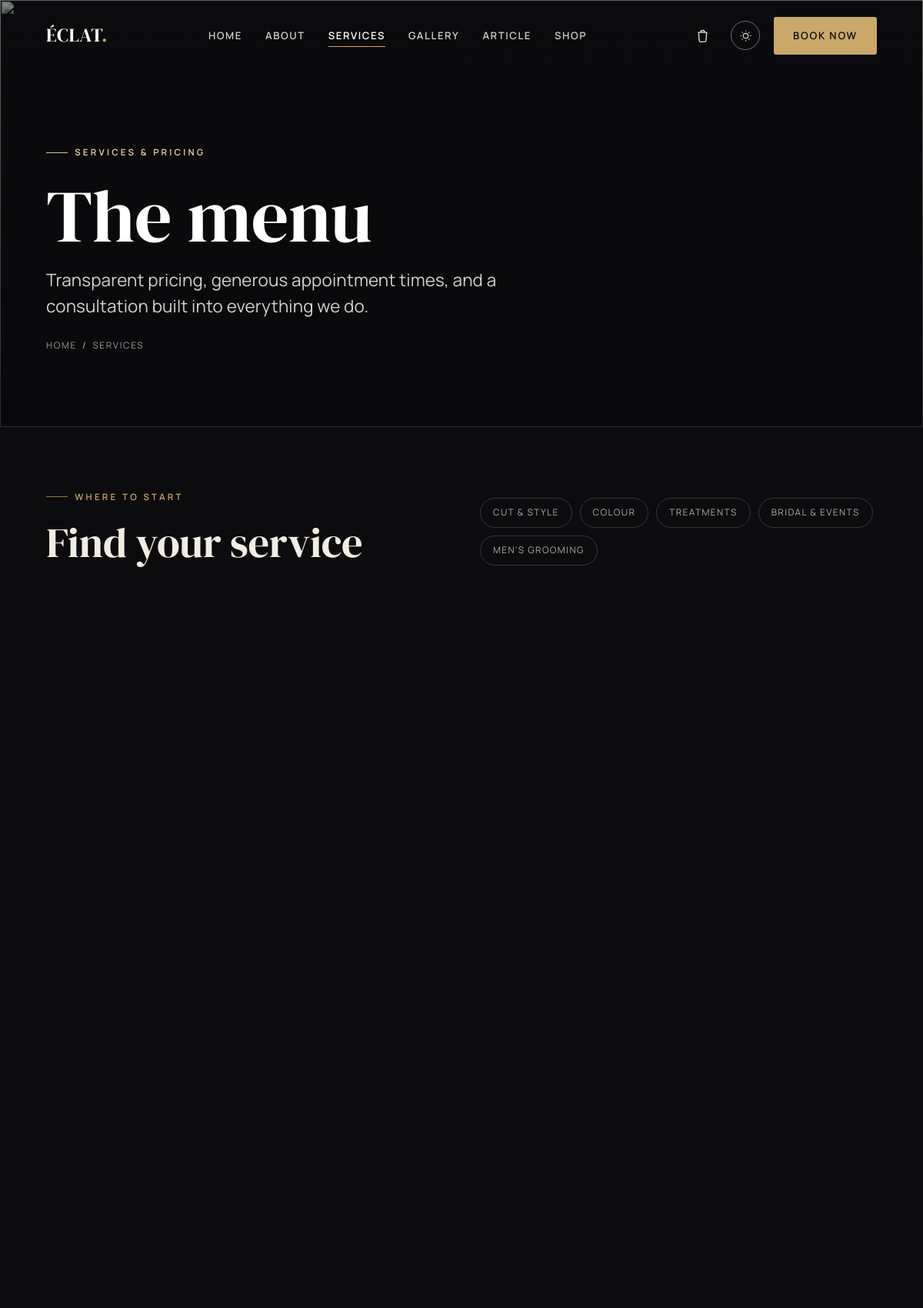
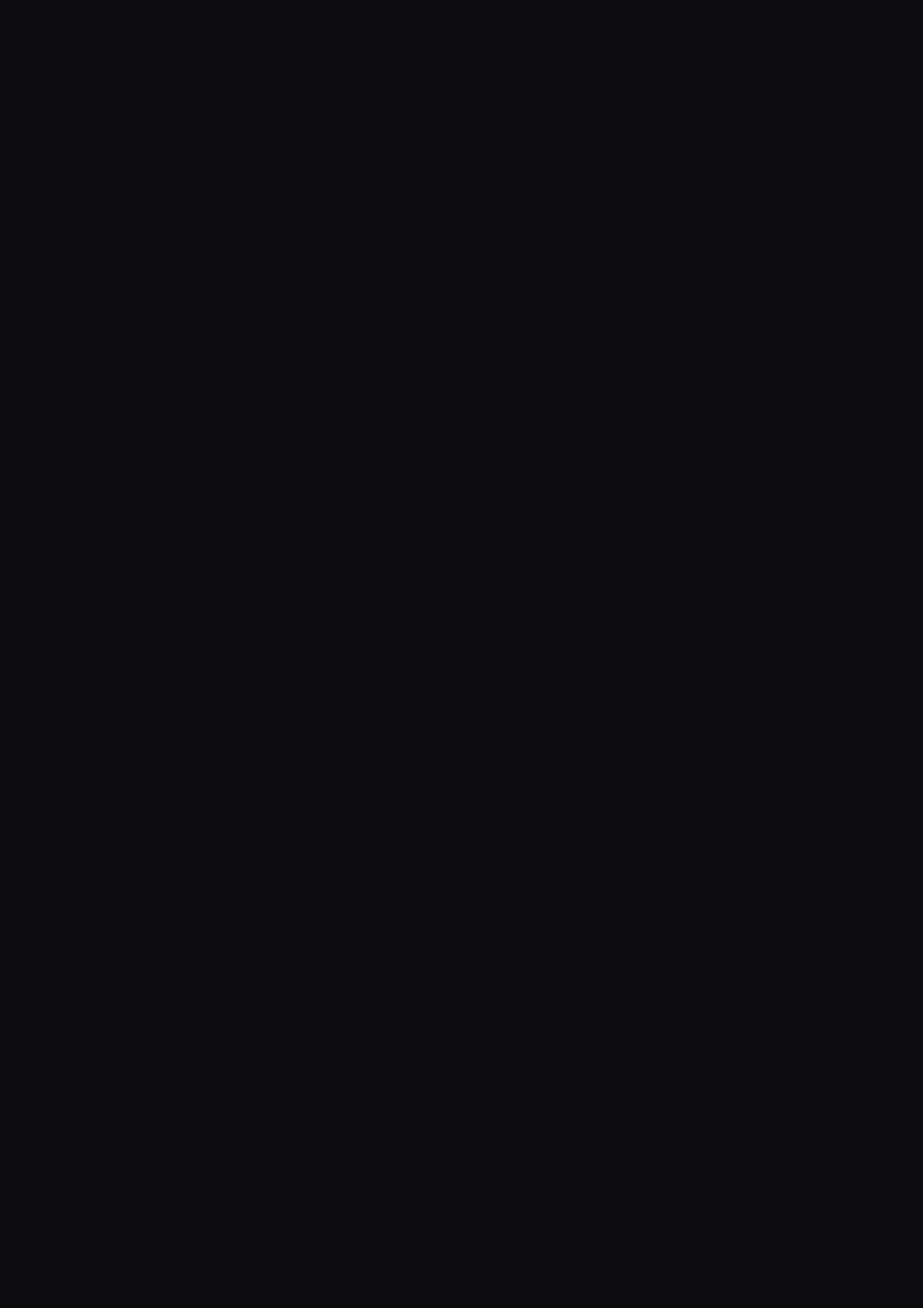
/services (upper part), run on the app's committed database (2 pictures, top to bottom).
### tables this page shows
CREATE TABLE service_categories (
    id         INT AUTO_INCREMENT PRIMARY KEY,
    name       VARCHAR(80)  NOT NULL,
    slug       VARCHAR(80)  NOT NULL UNIQUE,
    blurb      VARCHAR(255) NOT NULL DEFAULT '',
    sort_order INT          NOT NULL DEFAULT 0
);

### app/controllers/services.php (called while the page is built)
<?php
render('services', [
    'title'  => 'Services & Pricing — ' . get_setting('site_name_full'),
    'meta'   => 'Transparent pricing for cuts, colour, treatments, bridal and men\'s grooming at ' . get_setting('site_name') . '.',
    'active' => 'services',
    'css'    => ['services'],
    'menu'   => get_menu(),
]);

### public/index.php (called while the page is built, shortened)
<?php
$routes = require APP_PATH . '/routes.php';
$uri  = parse_url($_SERVER['REQUEST_URI'] ?? '/', PHP_URL_PATH) ?? '/';
if (BASE_URL !== '') {
    if ($uri === BASE_URL) {
        $uri = '/';
    } elseif (str_starts_with($uri, BASE_URL . '/')) {
        $uri = substr($uri, strlen(BASE_URL));
    }
}
$path = '/' . trim($uri, '/');
$controller = $routes[$path] ?? null;
if ($controller === null) {
    http_response_code(404);
    $controller_file = APP_PATH . '/controllers/not_found.php';
} else {
    $controller_file = APP_PATH . '/controllers/' . $controller . '.php';
}
require $controller_file;

### app/models/services.php (called while the page is built, shortened)
<?php
function get_service_categories(): array {
    return q('SELECT id, name, slug, blurb FROM service_categories
              ORDER BY sort_order ASC');
}
function get_services(): array {
    return q('SELECT s.*, c.name AS category_name, c.slug AS category_slug
              FROM services s
              JOIN service_categories c ON c.id = s.category_id
              WHERE s.is_active = 1
              ORDER BY c.sort_order ASC, s.sort_order ASC');
}
function get_menu(): array {
    $menu = [];
    foreach (get_service_categories() as $cat) {
        $cat['items'] = [];
        $menu[$cat['id']] = $cat;
    }
    foreach (get_services() as $svc) {
        if (isset($menu[$svc['category_id']])) {
            $menu[$svc['category_id']]['items'][] = $svc;
        }
    }
    return array_values($menu);
}

### app/database.php (called while the page is built, shortened)
<?php
function db(): PDO {
    static $pdo = null;
    if ($pdo instanceof PDO) {
        return $pdo;
    }
    $opts = [
        PDO::ATTR_ERRMODE            => PDO::ERRMODE_EXCEPTION,
        PDO::ATTR_DEFAULT_FETCH_MODE => PDO::FETCH_ASSOC,
        PDO::ATTR_EMULATE_PREPARES   => false,
    ];
    try {
        if (DB_DRIVER === 'sqlite') {
            $pdo = new PDO('sqlite:' . DB_SQLITE_PATH, null, null, $opts);
            $pdo->exec('PRAGMA foreign_keys = ON');
        } else {
            $dsn = sprintf('mysql:host=%s;port=%s;dbname=%s;charset=utf8mb4',
                DB_HOST, DB_PORT, DB_NAME);
            $pdo = new PDO($dsn, DB_USER, DB_PASS, $opts);
        }
    } catch (PDOException $ex) {
        http_response_code(500);
        exit(APP_DEBUG
            ? 'Database connection failed: ' . $ex->getMessage()
            : 'The site is temporarily unavailable. Please try again shortly.');
    }
    return $pdo;
}
function q(string $sql, array $params = []): array {
    $stmt = db()->prepare($sql);
    $stmt->execute($params);
    return $stmt->fetchAll();
}

### app/views/pages/services.php (the view, shortened to what this page needs)
<section class="page-hero">
    <div class="page-hero-bg"><img src="<?= e(url('assets/img/hero/services-hero.jpg')) ?>" alt="" aria-hidden="true"></div>
    <div class="container">
        <span class="eyebrow">Services &amp; pricing</span>
        <h1>The menu</h1>
        <p class="lede">Transparent pricing, generous appointment times, and a consultation built into everything we do.</p>
        <div class="breadcrumb"><a href="<?= e(url('')) ?>">Home</a><span class="sep">/</span>Services</div>
    </div>
</section>
<section class="section">
    <div class="container">
        <div class="svc-intro reveal">
            <div>
                <span class="eyebrow">Where to start</span>
                <h2 style="margin-top:22px">Find your service</h2>
            </div>
            <nav class="svc-jump" aria-label="Service categories">
                <?php foreach ($menu as $cat): ?>
                    <a href="#cat-<?= e($cat['slug']) ?>"><?= e($cat['name']) ?></a>
                <?php endforeach; ?>
            </nav>
        </div>
    </div>
</section>

### public/assets/css/base/tokens.css (style rules this page uses)
:root { --font-display: "DM Serif Display", Georgia, "Times New Roman", serif; --font-body: "Manrope", system-ui, -apple-system, Segoe UI, Roboto, sans-serif; --fs-eyebrow: 0.72rem; --fs-body: 1.02rem; --fs-lead: clamp(1.12rem, 0.6rem + 1.1vw, 1.4rem); --h4: clamp(1.05rem, 0.9rem + 0.6vw, 1.3rem); --h3: clamp(1.4rem, 1rem + 1.4vw, 2rem); --h2: clamp(2.05rem, 1.2rem + 3.4vw, 3.4rem); --h1: clamp(2.9rem, 1.2rem + 7vw, 6rem); --container: 1220px; --container-narrow: 880px; --gutter: clamp(20px, 5vw, 64px); --section-y: clamp(60px, 6vw, 104px); --radius: 3px; --radius-lg: 6px; --ease: cubic-bezier(0.2, 0.6, 0.2, 1); --dur: 0.65s; --dur-fast: 0.28s; }
:root, [data-theme="dark"] { --bg: #0c0b0e; --bg-2: #131116; --bg-3: #1b181f; --text: #f2ede4; --text-2: #b3aca1; --text-3: #7d766c; --line: #29242f; --line-2: #3a3442; --accent: #c9a86a; --accent-2: #e2c993; --accent-ink: #0c0b0e; --overlay: linear-gradient(180deg, rgba(8,7,10,0.25) 0%, rgba(8,7,10,0.72) 100%); --shadow: 0 24px 60px -28px rgba(0,0,0,0.7); --img-filter: grayscale(0.15) contrast(1.02); }

### public/assets/css/base/typography.css (style rules this page uses)
body { font-family: var(--font-body); font-size: var(--fs-body); font-weight: 400; color: var(--text); background: var(--bg); letter-spacing: 0.01em; transition: background var(--dur-fast) var(--ease), color var(--dur-fast) var(--ease); }
h1, h2, h3, h4 { font-family: var(--font-display); font-weight: 400; line-height: 1.06; letter-spacing: -0.005em; color: var(--text); }
h1 { font-size: var(--h1); font-weight: 400; }
h2 { font-size: var(--h2); }
p { color: var(--text-2); }
.eyebrow { font-family: var(--font-body); font-size: var(--fs-eyebrow); font-weight: 600; letter-spacing: 0.28em; text-transform: uppercase; color: var(--accent); display: inline-flex; align-items: center; gap: 0.8em; }
.eyebrow::before { content: ""; width: 28px; height: 1px; background: var(--accent); opacity: 0.7; }
.lede { font-size: var(--fs-lead); line-height: 1.5; color: var(--text-2); }

### public/assets/css/components/layout.css (style rules this page uses)
.container { width: 100%; max-width: var(--container); margin-inline: auto; padding-inline: var(--gutter); }
.section { padding-block: var(--section-y); }
.reveal { opacity: 0; transform: translateY(22px); transition: opacity var(--dur) var(--ease), transform var(--dur) var(--ease); transition-delay: var(--d, 0s); }
.reveal.is-visible { opacity: 1; transform: none; }

### public/assets/css/components/hero.css (style rules this page uses)
.page-hero { position: relative; padding-top: 180px; padding-bottom: clamp(60px, 8vw, 110px); overflow: hidden; }
.page-hero-bg { position: absolute; inset: 0; z-index: -2; }
.page-hero-bg img { width: 100%; height: 100%; object-fit: cover; filter: grayscale(0.5) brightness(0.7); }
.page-hero-bg::after { content: ""; position: absolute; inset: 0; background: var(--overlay); }
.page-hero h1 { color: #fff; max-width: 18ch; }
.page-hero .eyebrow { color: #edd6a6; margin-bottom: 22px; }
.page-hero .eyebrow::before { background: #edd6a6; opacity: 0.9; }
.page-hero .lede { color: rgba(255,255,255,0.82); max-width: 52ch; margin-top: 0.7em; }
.breadcrumb { margin-top: 26px; font-size: 0.74rem; letter-spacing: 0.14em; text-transform: uppercase; color: rgba(255,255,255,0.6); }
.breadcrumb .sep { margin-inline: 0.6em; color: var(--accent-2); }

### public/assets/css/pages/services.css (style rules this page uses)
.svc-intro { display: grid; grid-template-columns: 1fr 1fr; gap: 48px; align-items: end; margin-bottom: clamp(40px, 5vw, 72px); }
.svc-jump { display: flex; flex-wrap: wrap; gap: 10px; }
.svc-jump a { font-size: 0.74rem; letter-spacing: 0.12em; text-transform: uppercase; color: var(--text-2); border: 1px solid var(--line-2); padding: 9px 16px; border-radius: 40px; transition: color var(--dur-fast) var(--ease), border-color var(--dur-fast) var(--ease); }

### data on the page
service_categories: name "CUT & STYLE"
service_categories: name "COLOUR"
service_categories: name "TREATMENTS"
service_categories: name "BRIDAL & EVENTS"
service_categories: name "MEN'S GROOMING"

### other printed values
get_setting('site_name') "ÉCLAT"
$label "HOME"
$label "ABOUT"
$label "SERVICES"
$label "GALLERY"
$label "ARTICLE"
$label "SHOP"
